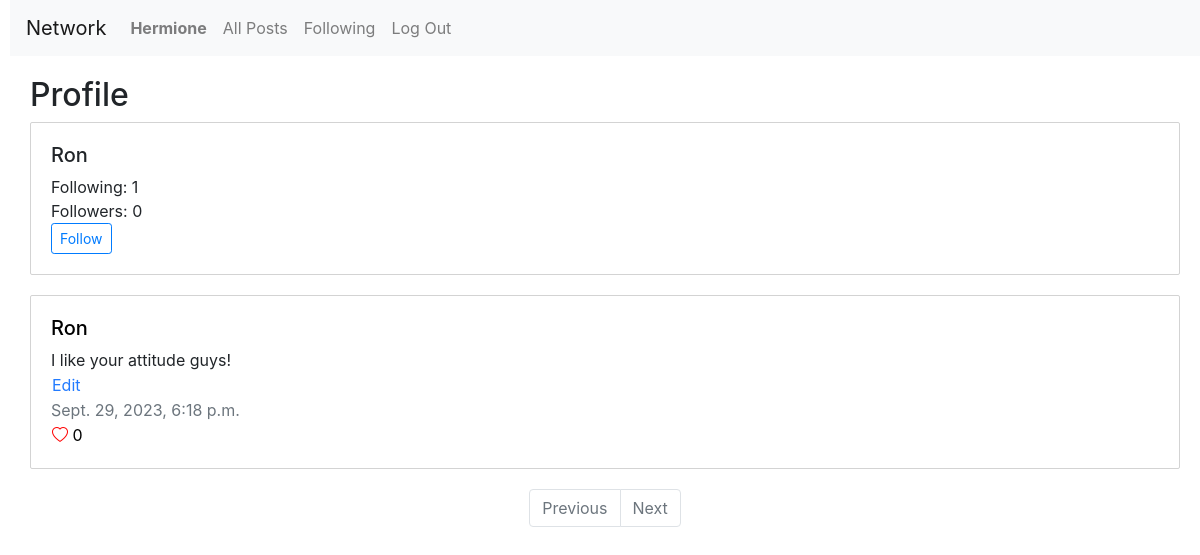
Screenshot of /profile/Ron (signed in) with the database file from the repository.
### network/models.py (models this page shows, shortened)
class User(AbstractUser):
    userFollowing = models.ManyToManyField("User", blank=True, related_name="followed_by")
    postLikes = models.ManyToManyField("Post", blank=True, related_name="liked_by")

class Post(models.Model):
    author = models.ForeignKey("User", on_delete=models.CASCADE, related_name="posts")
    body = models.TextField(blank=True)
    timestamp = models.DateTimeField(auto_now_add=True)
    @property
    def likes(self):
        return self.liked_by.count()

### network/views.py (the view, shortened to what this page needs)
# urls.py: path("profile/<str:username>", views.profile, name="profile"),
@csrf_exempt
def profile(request, username):
    user = User.objects.get(username=username)
    if request.method == "GET":
        all_posts = user.posts.order_by("-timestamp")
        paginator = Paginator(all_posts, 10)
        page_number = request.GET.get("page")
        page_posts = paginator.get_page(page_number)
        following = user.userFollowing.count()
        followers = user.followed_by.count()
        should_show_follow_button = None
        is_user_following = None
        liked_posts = None
        if request.user.is_authenticated:
            liked_posts = request.user.postLikes.order_by("-timestamp")
            should_show_follow_button = True if request.user != user else False
            is_user_following = True if user.followed_by.contains(request.user) else False
        return render(request, "network/profile.html", {
            "username": username,
            "page_posts": page_posts,
            "liked_posts": liked_posts,
            "following": following,
            "followers": followers,
            "should_show_follow_button": should_show_follow_button,
            "is_user_following": is_user_following
        })

### network/templates/network/profile.html (shortened to what this page needs)
{% extends "network/layout.html" %}
{% load static %}
{% block body %}
    <h2>Profile</h2>
    <div id="follow-view" class="post-container">
        <h5>{{ username }}</h5>
        <div>Following: {{ following }}</div>
        <div id="followers-count">Followers: {{ followers }}</div>
    </div>
    <div id="posts-view">
        {% for post in page_posts %}
            <div id="post-view-{{post.id}}" class="post-container">
                <h5><a style="color:black;" href="{% url 'profile' username=post.author %}">{{ post.author }}</a></h5>
                <div id="post-body-{{post.id}}">{{ post.body }}</div>
                <button style="color:#227bff;" class="unstyled-button" onclick="editPost({{ post.id }})">Edit</button>
                <div class="text-muted">{{ post.timestamp }}</div>
                {% if post in liked_posts %}
                    <button id="like-button-{{post.id}}" class="unstyled-button" onclick="likePost({{ post.id }})">
                        <i class="bi bi-heart-fill"></i> {{ post.likes }}
                    </button>
                {% else %}
                    <button id="like-button-{{post.id}}" class="unstyled-button" onclick="likePost({{ post.id }})">
                        <i class="bi bi-heart"></i> {{ post.likes }}
                    </button>
                {% endif %}
            </div>
        {% endfor %}
    </div>
    <nav aria-label="page-navigation">
        <ul class="pagination">
            {% if page_posts.has_previous %}
                <li class="page-item"><a class="page-link" href="?page={{ page_posts.previous_page_number }}">Previous</a></li>
            {% else %}
                <li class="page-item disabled"><a class="page-link" href="#" aria-disabled="true">Previous</a></li>
            {% endif %}
            {% if page_posts.has_next %}
                <li class="page-item"><a class="page-link" href="?page={{ page_posts.next_page_number }}">Next</a></li>
            {% else %}
                <li class="page-item disabled"><a class="page-link" href="#" aria-disabled="true">Next</a></li>
            {% endif %}
        </ul>
    </nav>
{% endblock %}

### network/templates/network/layout.html (shortened to what this page needs)
{% load static %}
<!DOCTYPE html>
<html lang="en">
    <head>
        <link rel="stylesheet" href="https://stackpath.bootstrapcdn.com/bootstrap/4.4.1/css/bootstrap.min.css">
        <link rel="stylesheet" href="https://cdn.jsdelivr.net/npm/bootstrap-icons@1.10.5/font/bootstrap-icons.css" />
        <link href="{% static 'network/styles.css' %}" rel="stylesheet">
    </head>
    <body>
        <nav class="navbar navbar-expand-lg navbar-light bg-light">
            <a class="navbar-brand" href="{% url 'index' %}">Network</a>
            <div>
              <ul class="navbar-nav mr-auto">
                {% if user.is_authenticated %}
                    <li class="nav-item">
                        <a class="nav-link" href="{% url 'profile' username=user.username %}"><strong>{{ user.username }}</strong></a>
                    </li>
                {% endif %}
                <li class="nav-item">
                  <a class="nav-link" href="{% url 'index' %}">All Posts</a>
                </li>
                {% if user.is_authenticated %}
                    <li class="nav-item">
                        <a class="nav-link" href="{% url 'following' %}">Following</a>
                    </li>
                    <li class="nav-item">
                        <a class="nav-link" href="{% url 'logout' %}">Log Out</a>
                    </li>
                {% endif %}
              </ul>
            </div>
          </nav>
        <div class="body">
            {% block body %}
            {% endblock %}
        </div>
    </body>
</html>

### network/static/network/styles.css (style rules this page uses)
body { margin-left: 10px; }
.body { margin: 20px; }
.post-container { border: 1px lightgrey solid; border-radius: 2px; padding: 20px; margin-bottom: 20px; }
.unstyled-button { border: none; background: none; margin-left: -5px; }
i { color: red; }
.pagination { display: flex; justify-content: center; }

### rows the page displays
User: username "Hermione"
User: username "Ron"
Post: author "Ron", body "I like your attitude guys!", timestamp "Sept. 29, 2023, 6:18 p.m.", likes "0"

### other values shown
{{ following }} "1"
{{ followers }} "0"
